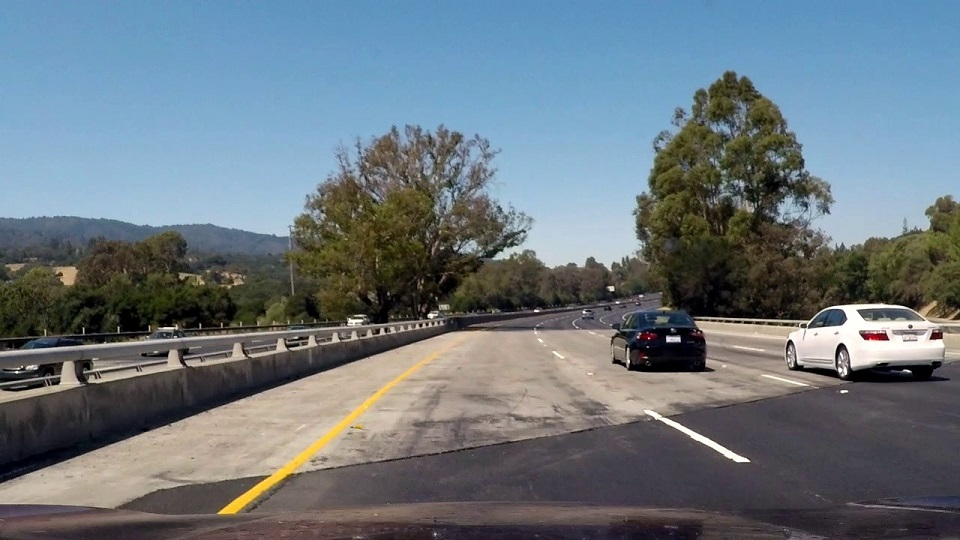
#> input picture test_images/challange00101.jpg, 960 x 540 px, given in place of project_video03.mp4, which was not available
$ python 07_video.py
#> lines starting #> are read from the running program, lines starting #| are printed output that depends on the picture; after the words box and inside, x2 and y2 are one past the last pixel; in counts of white or black regions, pixels touching at a corner belong together; pictures that were not available may be replaced by others from this repository, and a replacement may not be noted
import os
import numpy as np
import cv2 as cv

# Video to process and where to save the result
video_path = 'test_videos/project_video03.mp4'
output_path = 'output_videos/project_video03.mp4'

calibration = np.load('camera_cal/calib.npz')
#> (reads camera_cal/calib.npz from the repository)
mtx = calibration['mtx']
dist = calibration['dist']

cap = cv.VideoCapture(video_path)
fps = cap.get(cv.CAP_PROP_FPS)
w = int(cap.get(cv.CAP_PROP_FRAME_WIDTH))
h = int(cap.get(cv.CAP_PROP_FRAME_HEIGHT))

os.makedirs('output_videos', exist_ok=True)
out = cv.VideoWriter(output_path, cv.VideoWriter_fourcc(*'mp4v'), fps, (w, h))

newCameraMtx, roi = cv.getOptimalNewCameraMatrix(mtx, dist, (w, h), 0, (w, h))

if w == 1280:
    src = np.float32([[600, 460], [335, 660], [998, 660], [712, 460]])
    dst = np.float32([[300, 0], [300, 720], [980, 720], [980, 0]])
else:
    src = np.float32([[431, 340], [148, 540], [849, 540], [534, 340]])
    dst = np.float32([[225, 0], [225, 540], [735, 540], [735, 0]])
M = cv.getPerspectiveTransform(src, dst)
Minv = cv.getPerspectiveTransform(dst, src)
left = int(dst[1][0])
right = int(dst[2][0])

xm_per_pix = 3.7 / (right - left)
ym_per_pix = 30 / h
car_x = w / 2
if w == 1280:
    car_x = newCameraMtx[0][2]
car_center = left + (car_x - src[1][0]) * (right - left) / (src[2][0] - src[1][0])

left_fits = []
right_fits = []

while True:
    ret, frame = cap.read()
#> frame is the input picture: shape (540, 960, 3); mean B, G, R 126, 118.4, 106.9
    if not ret: break

    # Step 2: undistort
    img = frame
    if w == 1280:
        img = cv.undistort(frame, mtx, dist, None, newCameraMtx)

    # Step 3: binary image
    b, g, r = cv.split(img)
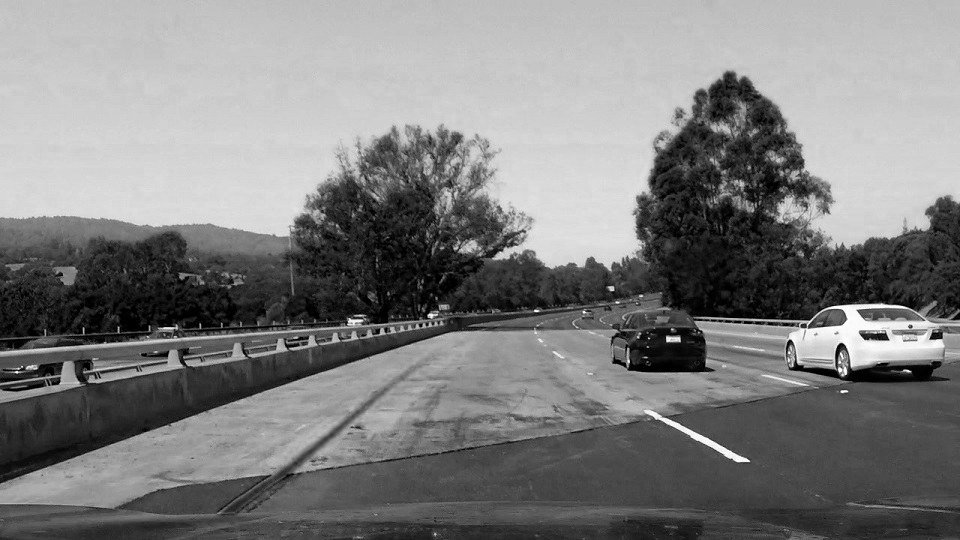
#> b: shape (540, 960); min 0, max 255, mean 126
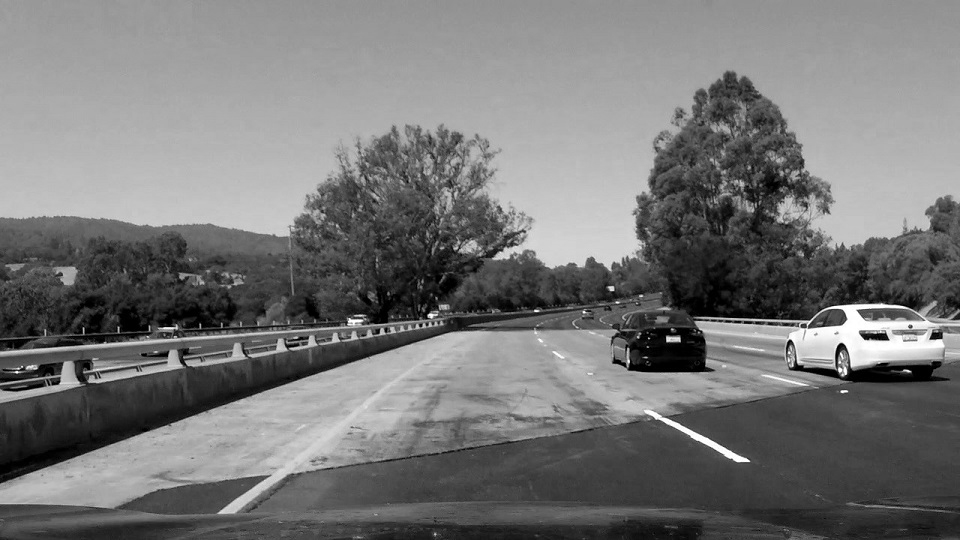
#> g: shape (540, 960); min 0, max 255, mean 118.4
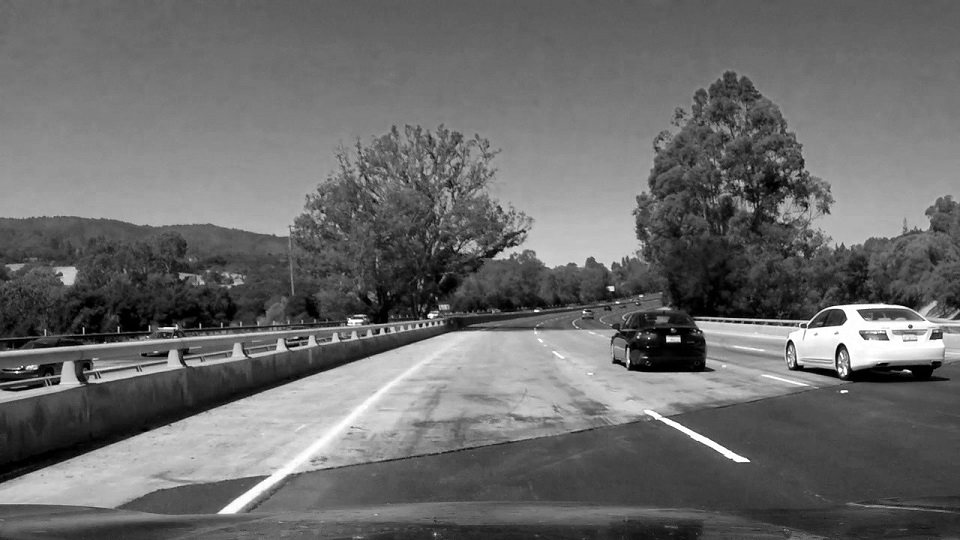
#> r: shape (540, 960); min 0, max 255, mean 106.9
    white = cv.adaptiveThreshold(r, 255, cv.ADAPTIVE_THRESH_MEAN_C, cv.THRESH_BINARY, 25, -35)
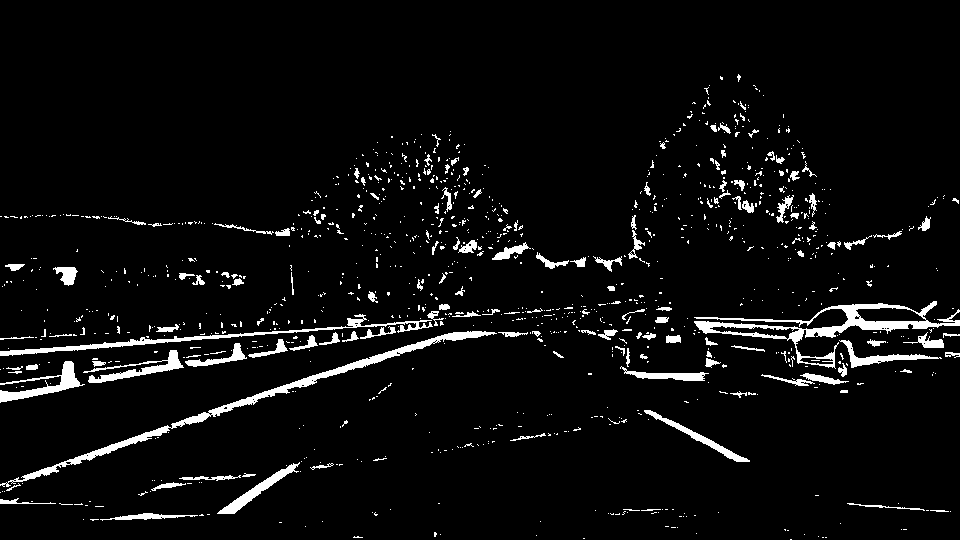
#> white: shape (540, 960); 4.9% white; 1088 white regions (943 under 20 px), largest, box (x1, y1, x2, y2) and area: (694, 301, 960, 369) 3188, (0, 331, 497, 487) 3140, (0, 314, 433, 356) 1721
    hsv = cv.cvtColor(img, cv.COLOR_BGR2HSV)
#> hsv: shape (540, 960, 3); mean H, S, V 76.3, 74.3, 136.3
    yellow = cv.inRange(hsv, np.array([15, 80, 100]), np.array([30, 255, 255]))
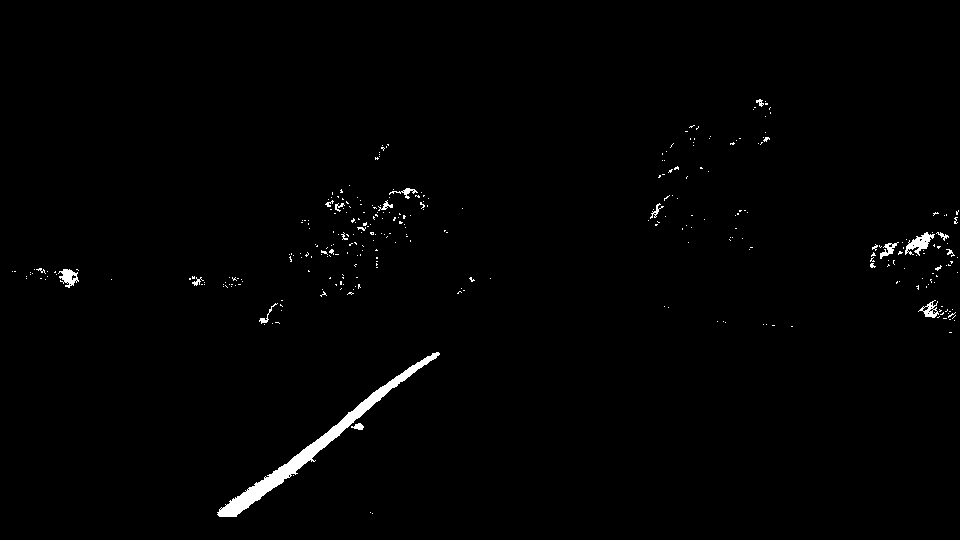
#> yellow: shape (540, 960); 1% white; 324 white regions (304 under 20 px), largest, box (x1, y1, x2, y2) and area: (217, 352, 440, 517) 2923, (905, 232, 935, 256) 309, (58, 269, 79, 288) 217
    binary = cv.medianBlur(cv.bitwise_or(white, yellow), 3)
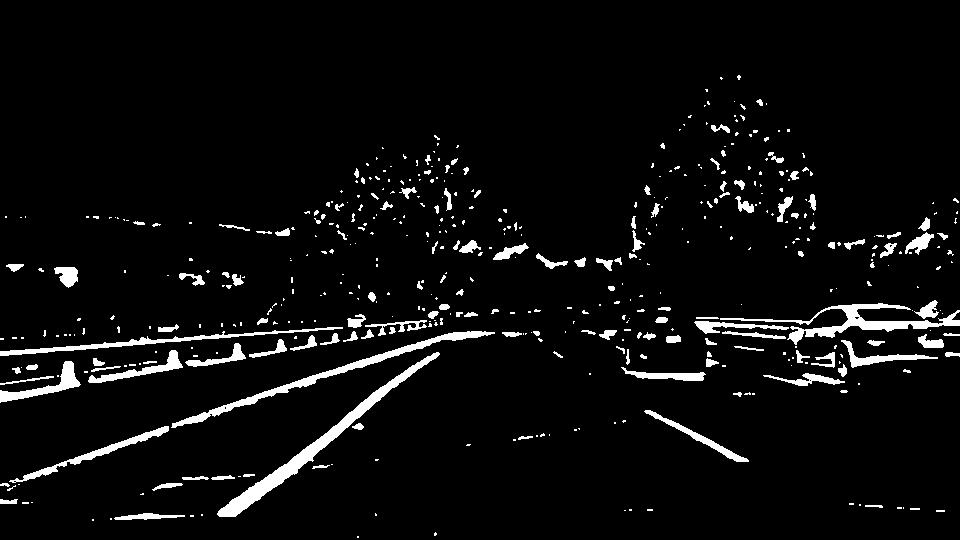
#> binary: shape (540, 960); 4.9% white; 484 white regions (338 under 20 px), largest, box (x1, y1, x2, y2) and area: (217, 352, 440, 517) 2924, (171, 331, 495, 428) 2144, (720, 303, 960, 345) 2116

    # Step 4: bird's eye view
    warped = cv.warpPerspective(binary, M, (w, h), flags=cv.INTER_NEAREST)
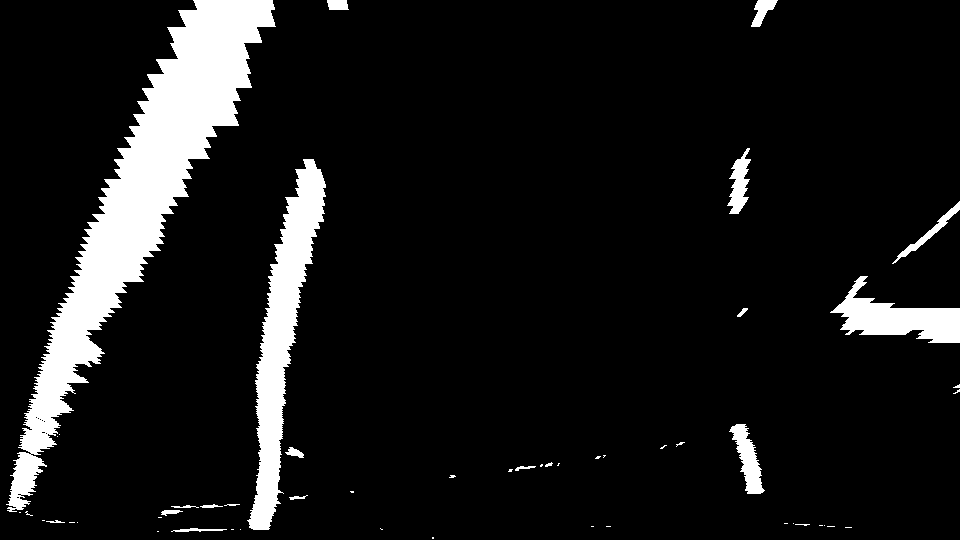
#> warped: shape (540, 960); 9.6% white; 52 white regions (33 under 20 px), largest, box (x1, y1, x2, y2) and area: (6, 0, 276, 512) 31376, (247, 159, 326, 530) 10414, (830, 276, 960, 343) 3952

    # Step 5: histogram and sliding windows
    histogram = np.sum(warped[h // 2:, :], axis=0)
#> histogram = 960 values, max 63240 at index 271, min 0 at index 0, mean 5869.8
    leftx_current = np.argmax(histogram[left // 2:w // 2]) + left // 2
#> leftx_current = 271
    rightx_current = np.argmax(histogram[w // 2:(w + right) // 2]) + w // 2
#> rightx_current = 746

    nonzeroy, nonzerox = warped.nonzero()
    window_height = h // 9
    left_inds = []
    right_inds = []
    left_windows = 0
    right_windows = 0

    for window in range(9):
        y_low = h - (window + 1) * window_height
        y_high = h - window * window_height
        in_window = (nonzeroy >= y_low) & (nonzeroy < y_high)

        good_left = (in_window & (nonzerox >= leftx_current - 100) & (nonzerox < leftx_current + 100)).nonzero()[0]
        good_right = (in_window & (nonzerox >= rightx_current - 100) & (nonzerox < rightx_current + 100)).nonzero()[0]
        left_inds.append(good_left)
        right_inds.append(good_right)

        if len(good_left) > 50:
            leftx_current = int(np.mean(nonzerox[good_left]))
            left_windows += 1
        if len(good_right) > 50:
            rightx_current = int(np.mean(nonzerox[good_right]))
            right_windows += 1
#> this loop made 9 passes
#> (leftx_current, rightx_current) on passes 1, 2, 4, 5, 6: (252, 761), (271, 743), (278, 805), (289, 864), (304, 941)
#> leftx_current on passes 3, 7, 8, 9: 270, 260, 201, 220
#> after the loop, left_inds = 9 items; left_windows = 9; right_inds = 9 items; right_windows = 5

    left_inds = np.concatenate(left_inds)
    right_inds = np.concatenate(right_inds)
#> right_inds = 1967 values, max 49440 at index 262, min 19584 at index 1633, mean 38334

    left_fit = left_fits[-1] if left_fits else None
    right_fit = right_fits[-1] if right_fits else None
    if len(left_inds) > 500 and left_windows >= 3:
        left_fit = np.polyfit(nonzeroy[left_inds], nonzerox[left_inds], 2)
#> left_fit = [-0.000828, 0.549, 190.4]
    if len(right_inds) > 500 and right_windows >= 3:
        right_fit = np.polyfit(nonzeroy[right_inds], nonzerox[right_inds], 2)
#> right_fit = [0.00423, -3.72, 1563.2]

    # Lane width check
    if left_fit is not None and right_fit is not None:
        width_bottom = (np.polyval(right_fit, h - 1) - np.polyval(left_fit, h - 1)) * xm_per_pix
#> width_bottom = 3.92
        width_top = (np.polyval(right_fit, 0) - np.polyval(left_fit, 0)) * xm_per_pix
#> width_top = 9.96
        if 2 < width_bottom < 5.5 and 2 < width_top < 5.5:
            left_fits = (left_fits + [left_fit])[-5:]
            right_fits = (right_fits + [right_fit])[-5:]

    if len(left_fits) == 0 or len(right_fits) == 0:
        result = img
    else:
        left_fit = np.mean(left_fits, axis=0)
        right_fit = np.mean(right_fits, axis=0)

        # Step 6: curvature and position
        y_eval = (h - 1) * ym_per_pix
        radius = []
        for fit in (left_fit, right_fit):
            A = fit[0] * xm_per_pix / ym_per_pix ** 2
            B = fit[1] * xm_per_pix / ym_per_pix
            radius.append((1 + (2 * A * y_eval + B) ** 2) ** 1.5 / abs(2 * A))
        curvature = (radius[0] + radius[1]) / 2

        ploty = np.arange(h)
        left_fitx = left_fit[0] * ploty ** 2 + left_fit[1] * ploty + left_fit[2]
        right_fitx = right_fit[0] * ploty ** 2 + right_fit[1] * ploty + right_fit[2]
        offset = (car_center - (left_fitx[-1] + right_fitx[-1]) / 2) * xm_per_pix

        # Step 7: draw the lane
        lane = np.zeros_like(img)
        for y in range(h):
            cv.line(lane, (int(left_fitx[y]), y), (int(right_fitx[y]), y), (0, 255, 0), 1)
        for y in range(h - 1):
            cv.line(lane, (int(left_fitx[y]), y), (int(left_fitx[y + 1]), y + 1), (0, 0, 255), 20)
            cv.line(lane, (int(right_fitx[y]), y), (int(right_fitx[y + 1]), y + 1), (255, 0, 0), 20)
        lane = cv.warpPerspective(lane, Minv, (w, h), flags=cv.INTER_NEAREST)
        result = cv.addWeighted(img, 1, lane, 0.4, 0)

        # Step 8: text
        side = 'right' if offset > 0 else 'left'
        cv.putText(result, 'Radius of Curvature = %d(m)' % curvature, (40, 60), cv.FONT_HERSHEY_SIMPLEX, 1.5, (255, 255, 255), 3)
        cv.putText(result, 'Vehicle is %.2fm %s of center' % (abs(offset), side), (40, 120), cv.FONT_HERSHEY_SIMPLEX, 1.5, (255, 255, 255), 3)

    out.write(result)
    cv.imshow('Lane detection', result)
    if (cv.waitKey(1) & 0xff) == 27: break
#> (key Esc is pressed here)

cap.release()
out.release()
cv.destroyAllWindows()
